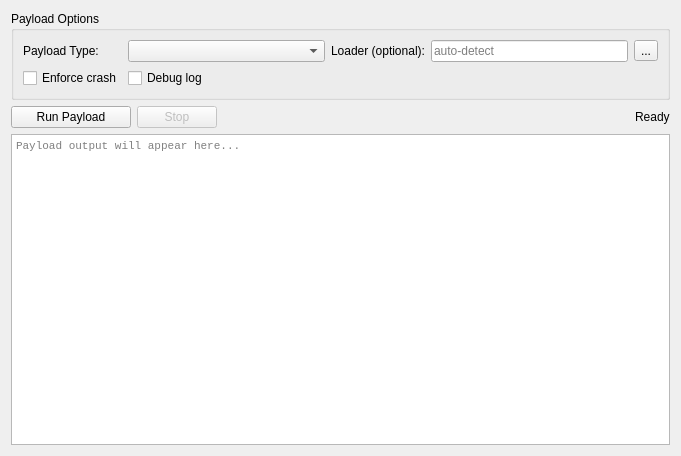
<?xml version="1.0" encoding="UTF-8"?>
<ui version="4.0">
 <class>PayloadWidget</class>
 <widget class="QWidget" name="PayloadWidget">
  <property name="geometry">
   <rect>
    <x>0</x>
    <y>0</y>
    <width>681</width>
    <height>456</height>
   </rect>
  </property>
  <property name="windowTitle">
   <string>Form</string>
  </property>
  <layout class="QVBoxLayout" name="verticalLayout">
   <item>
    <widget class="QGroupBox" name="groupOptions">
     <property name="title">
      <string>Payload Options</string>
     </property>
     <layout class="QGridLayout" name="optionsLayout">
      <item row="0" column="0">
       <widget class="QLabel" name="labelPtype">
        <property name="text">
         <string>Payload Type:</string>
        </property>
       </widget>
      </item>
      <item row="0" column="1">
       <widget class="QComboBox" name="comboPtype">
        <property name="sizePolicy">
         <sizepolicy hsizetype="MinimumExpanding" vsizetype="Fixed">
          <horstretch>0</horstretch>
          <verstretch>0</verstretch>
         </sizepolicy>
        </property>
       </widget>
      </item>
      <item row="0" column="2">
       <widget class="QLabel" name="labelLoader">
        <property name="text">
         <string>Loader (optional):</string>
        </property>
       </widget>
      </item>
      <item row="0" column="3">
       <widget class="QLineEdit" name="lineLoader">
        <property name="placeholderText">
         <string>auto-detect</string>
        </property>
        <property name="readOnly">
         <bool>true</bool>
        </property>
       </widget>
      </item>
      <item row="0" column="4">
       <widget class="QToolButton" name="btnBrowseLoader">
        <property name="text">
         <string>...</string>
        </property>
       </widget>
      </item>
      <item row="1" column="0">
       <widget class="QCheckBox" name="checkEnforceCrash">
        <property name="text">
         <string>Enforce crash</string>
        </property>
       </widget>
      </item>
      <item row="1" column="1">
       <widget class="QCheckBox" name="checkDebug">
        <property name="text">
         <string>Debug log</string>
        </property>
       </widget>
      </item>
     </layout>
    </widget>
   </item>
   <item>
    <layout class="QHBoxLayout" name="buttonLayout">
     <item>
      <widget class="QPushButton" name="btnRun">
       <property name="minimumSize">
        <size>
         <width>120</width>
         <height>0</height>
        </size>
       </property>
       <property name="text">
        <string>Run Payload</string>
       </property>
      </widget>
     </item>
     <item>
      <widget class="QPushButton" name="btnStop">
       <property name="minimumSize">
        <size>
         <width>80</width>
         <height>0</height>
        </size>
       </property>
       <property name="text">
        <string>Stop</string>
       </property>
       <property name="enabled">
        <bool>false</bool>
       </property>
      </widget>
     </item>
     <item>
      <spacer name="horizontalSpacer">
       <property name="orientation">
        <enum>Qt::Horizontal</enum>
       </property>
       <property name="sizeHint" stdset="0">
        <size>
         <width>40</width>
         <height>20</height>
        </size>
       </property>
      </spacer>
     </item>
     <item>
      <widget class="QLabel" name="labelStatus">
       <property name="text">
        <string>Ready</string>
       </property>
      </widget>
     </item>
    </layout>
   </item>
   <item>
    <widget class="QPlainTextEdit" name="logOutput">
     <property name="readOnly">
      <bool>true</bool>
     </property>
     <property name="maximumBlockCount">
      <number>5000</number>
     </property>
     <property name="placeholderText">
      <string>Payload output will appear here...</string>
     </property>
     <property name="styleSheet">
      <string notr="true">QPlainTextEdit { font-family: monospace; font-size: 11px; }</string>
     </property>
    </widget>
   </item>
  </layout>
 </widget>
 <resources/>
 <connections/>
</ui>
